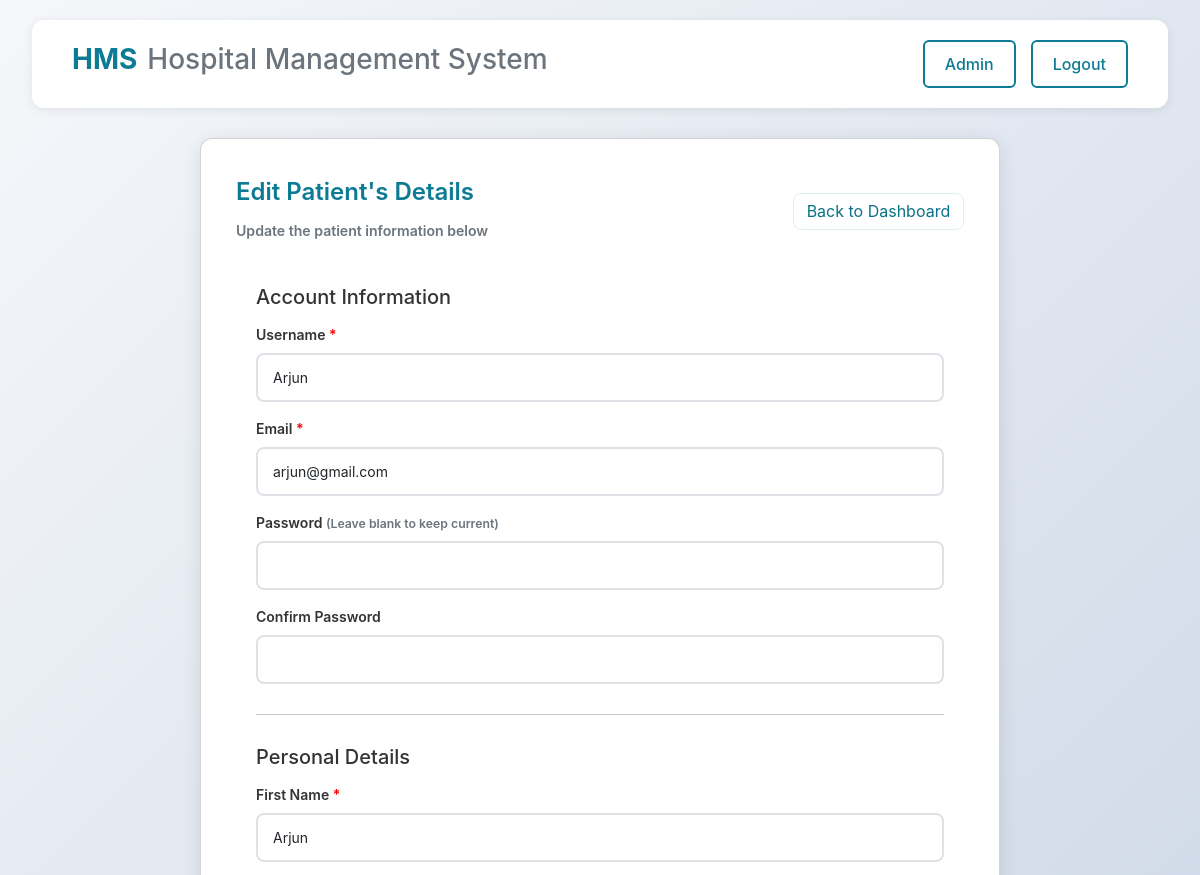
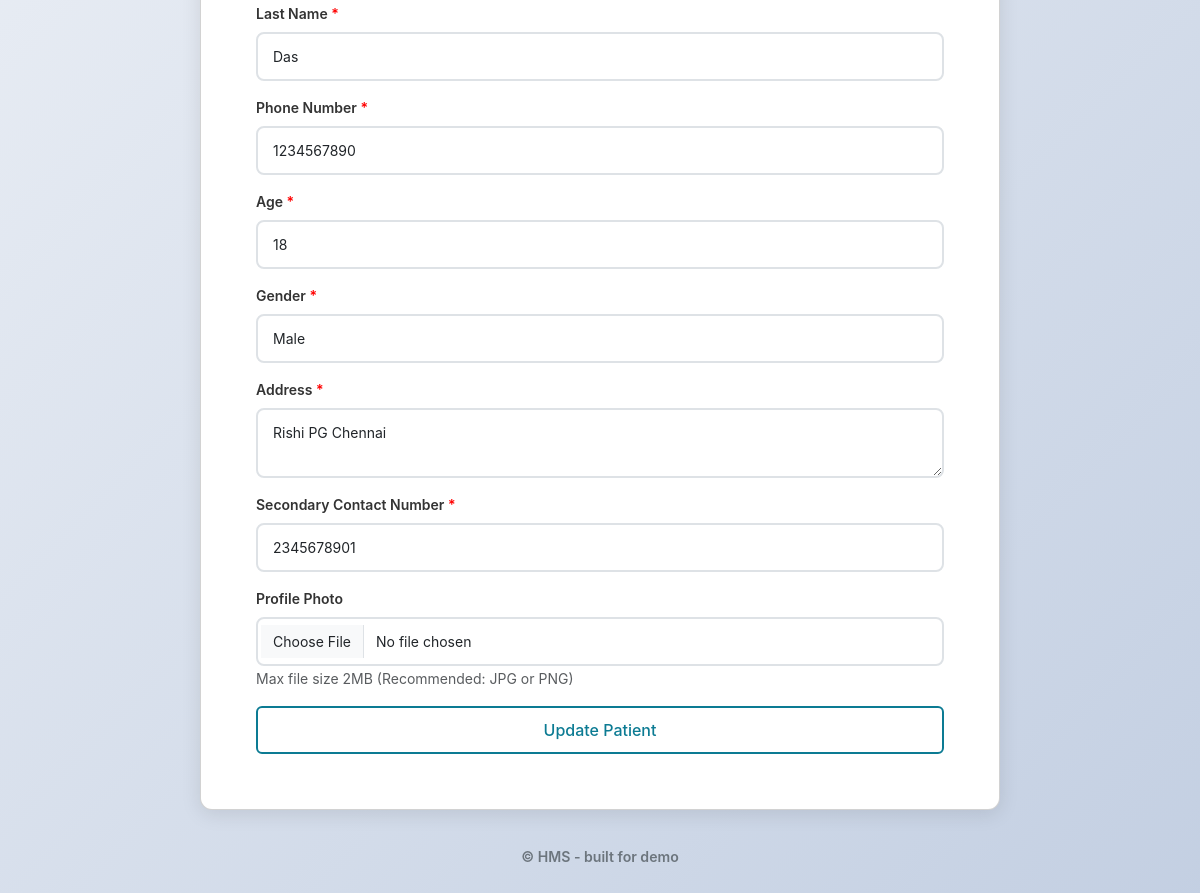
Page /admin/patient/edit/1 (signed in) on the committed database (2 pictures, top to bottom).
### app/models.py (models this page shows, shortened)
class User(UserMixin, db.Model):
    id = db.Column(db.Integer, primary_key=True)
    username = db.Column(db.String(64), unique=True, index=True, nullable=False)
    email = db.Column(db.String(120), unique=True, index=True, nullable=False)
    password_hash = db.Column(db.String(128))
    role = db.Column(db.String(20), nullable=False)  # 'admin','doctor','patient'
    created_at = db.Column(db.DateTime, default=datetime.utcnow)
    age = db.Column(db.Integer)
    gender = db.Column(db.String(10))
    first_name = db.Column(db.String(64))
    last_name = db.Column(db.String(64))
    phone = db.Column(db.String(20))
    address = db.Column(db.Text)
    profile_photo = db.Column(db.String(256), nullable=True)  # path under static/uploads/
    doctor = db.relationship('Doctor', back_populates='user', uselist=False)
    patient = db.relationship('Patient', back_populates='user', uselist=False)

class Patient(db.Model):
    id = db.Column(db.Integer, primary_key=True)
    user_id = db.Column(db.Integer, db.ForeignKey('user.id'), unique=True, nullable=False)
    emergency_contact = db.Column(db.String(50))
    user = db.relationship('User', back_populates='patient')
    appointments = db.relationship('Appointment', back_populates='patient')

### app/routes.py (the view, shortened to what this page needs)
@app.route("/admin/patient/edit/<int:id>", methods=["GET", "POST"])
@login_required
def admin_edit_patient(id):
    if current_user.role == "doctor":
        return redirect(url_for("index"))
    if current_user.role == "admin":
        message="Edit Patient's Details"
        secondary_message="Update the patient information below"
    if current_user.role == "patient":
        message="Edit Your Details"
        secondary_message="Update Your information below"
    patient = db.session.get(Patient, id)
    user = patient.user
    errors = {}
    form_data = {
        'username': user.username,
        'email': user.email,
        'phone': user.phone,
        'first_name': user.first_name,
        'last_name': user.last_name,
        'age': user.age,
        'gender': user.gender,
        'address': user.address,
        'emergency_contact': patient.emergency_contact
    }
    return render_template("admin_edit_patient.html", patient=patient, errors=errors, form_data=form_data, message=message, secondary_message=secondary_message)

### app/models.py (called while the page is built)
@login.user_loader
def load_user(user_id):
    return db.session.get(User, int(user_id))

### app/templates/admin_edit_patient.html (shortened to what this page needs)
{% extends "base.html" %}
{% block content %}
<div class="card" style="max-width: 800px; margin: 20px auto;">
    <div class="admin-top">
        <div>
            <div class="card-title">{{ message }}</div>
            <div class="small-muted mb-2">{{ secondary_message }}</div>
        </div>
        <div>
            <a href="{{ url_for('admin_dashboard') }}" class="btn-outline">Back to Dashboard</a>
        </div>
    </div>
    <form method="POST" action="{{ url_for('admin_edit_patient', id=patient.id) }}" enctype="multipart/form-data" style="padding: 20px;">
        <h5 style="margin-bottom: 15px; color: #333;">Account Information</h5>
        <div class="mb-3">
            <label for="username" class="form-label">Username <span style="color: red;">*</span></label>
            <input type="text" id="username" name="username" class="form-control" value="{{ form_data.get('username', '') }}" required>
        </div>
        <div class="mb-3">
            <label for="email" class="form-label">Email <span style="color: red;">*</span></label>
            <input type="email" id="email" name="email" class="form-control" value="{{ form_data.get('email', '') }}" required>
        </div>
        <div class="mb-3">
            <label for="password" class="form-label">Password <small style="color: #6c757d;">(Leave blank to keep current)</small></label>
            <input type="password" id="password" name="password" class="form-control" minlength="6">
        </div>
        <div class="mb-3">
            <label for="confirm_password" class="form-label">Confirm Password</label>
            <input type="password" id="confirm_password" name="confirm_password" class="form-control">
        </div>
        <hr style="margin: 30px 0;">
        <h5 style="margin-bottom: 15px; color: #333;">Personal Details</h5>
        <div class="mb-3">
            <label for="first_name" class="form-label">First Name <span style="color: red;">*</span></label>
            <input type="text" id="first_name" name="first_name" class="form-control" value="{{ form_data.get('first_name', '') }}" required>
        </div>
        <div class="mb-3">
            <label for="last_name" class="form-label">Last Name <span style="color: red;">*</span></label>
            <input type="text" id="last_name" name="last_name" class="form-control" value="{{ form_data.get('last_name', '') }}" required>
        </div>
        <div class="mb-3">
            <label for="phone" class="form-label">Phone Number <span style="color: red;">*</span></label>
            <input type="tel" id="phone" name="phone" class="form-control" value="{{ form_data.get('phone', '') }}" required>
        </div>
        <div class="mb-3">
            <label for="age" class="form-label">Age <span style="color: red;">*</span></label>
            <input type="number" id="age" name="age" class="form-control" min="1" max="120" value="{{ form_data.get('age', '') }}" required>
        </div>
        <div class="mb-3">
            <label for="gender" class="form-label">Gender <span style="color: red;">*</span></label>
            <select id="gender" name="gender" class="form-select" required>
                <option value="Male" {% if form_data.get('gender') == 'Male' %}selected{% endif %}>Male</option>
            </select>
        </div>
        <div class="mb-3">
            <label for="address" class="form-label">Address <span style="color: red;">*</span></label>
            <textarea id="address" name="address" class="form-control" rows="2" required>{{ form_data.get('address', '') }}</textarea>
        </div>
        <div class="mb-3">
            <label for="emergency_contact" class="form-label">Secondary Contact Number <span style="color: red;">*</span></label>
            <input type="text" id="emergency_contact" name="emergency_contact" class="form-control" value="{{ form_data.get('emergency_contact', '') }}" required>
        </div>
        <div class="general-field mb-3">
            <label for="profile_photo" class="form-label">Profile Photo</label>
            <input type="file" id="profile_photo" name="profile_photo" class="form-control" accept="image/*">
            <small class="form-text text-muted">Max file size 2MB (Recommended: JPG or PNG)</small>
        </div>
        <div class="nav-buttons">
            <button type="submit" style="width: 100%;">Update Patient</button>
        </div>
    </form>
</div>
{% endblock %}

### app/static/css/style_common.css (style rules this page uses)
:root { --accent:#0b7285; --accent-2:#146c86; --muted:#6b7280; --card-bg: #ffffff; --page-bg: #f8fbfc; --radius: 10px; --gap: 1rem; --max-width:1200px; }
* { margin: 0; padding: 0; box-sizing: border-box; }
body { font-family: -apple-system, BlinkMacSystemFont, 'Segoe UI', Roboto, 'Helvetica Neue', Arial, sans-serif; background: linear-gradient(135deg, #f5f7fa 0%, #c3cfe2 100%); min-height: 100vh; padding: 20px; }
.card { background:var(--card-bg); border-radius:var(--radius); box-shadow: 0 6px 18px rgba(15,23,36,0.06); padding:1rem; }
.form-control { width: 100%; padding: 12px 15px; border: 2px solid #dee2e6; border-radius: 8px; font-size: 14px; transition: all 0.3s ease; background: white; }
.form-select { width: 100%; padding: 12px 15px; border: 2px solid #dee2e6; border-radius: 8px; font-size: 14px; transition: all 0.3s ease; background: white; cursor: pointer; }
.form-label { display: block; margin-bottom: 8px; font-weight: 600; color: #333; font-size: 14px; }
.mb-3 { margin-bottom: 15px; }
.nav-buttons { display: flex; gap: 15px; }
.nav-buttons button, .nav-buttons a { text-decoration: none; padding: 10px 20px; border-radius: 6px; font-weight: 500; transition: all 0.3s ease; border: 2px solid transparent; cursor: pointer; }
.nav-buttons button:not(.active), .nav-buttons a:not(.active) { color: #0c7b93; background: transparent; border-color: #0c7b93; }
.card { background: white; border-radius: 12px; box-shadow: 0 4px 20px rgba(0,0,0,0.1); padding: 35px; margin-bottom: 30px; }
.card-title { font-size: 24px; color: #0c7b93; margin-bottom: 10px; font-weight: 600; }
.small-muted { font-size: 0.88rem; color: #6c757d; margin-bottom: 10px; font-weight: 600; }
.admin-top { display: flex; justify-content: space-between; align-items: center; margin-bottom: 25px; flex-wrap: wrap; gap: 15px; }
.btn-outline { background:transparent; color:var(--accent); border:1px solid rgba(11,114,133,0.12); padding:0.45rem 0.8rem; border-radius:8px; text-decoration:none; }
.mb-2 { margin-bottom:1rem }

### app/static/css/style_admin.css (style rules this page uses)
.admin-top { display:flex; justify-content:space-between; align-items:center; gap:1rem; margin-bottom:1rem; }

### rows in the picture
User: username "Arjun", email "arjun@gmail.com", first_name "Arjun", last_name "Das", phone "1234567890", gender "Male", address "Rishi PG Chennai"
Patient: emergency_contact "2345678901"

### other values in the picture
{{ message }} "Edit Patient's Details"
{{ secondary_message }} "Update the patient information below"
